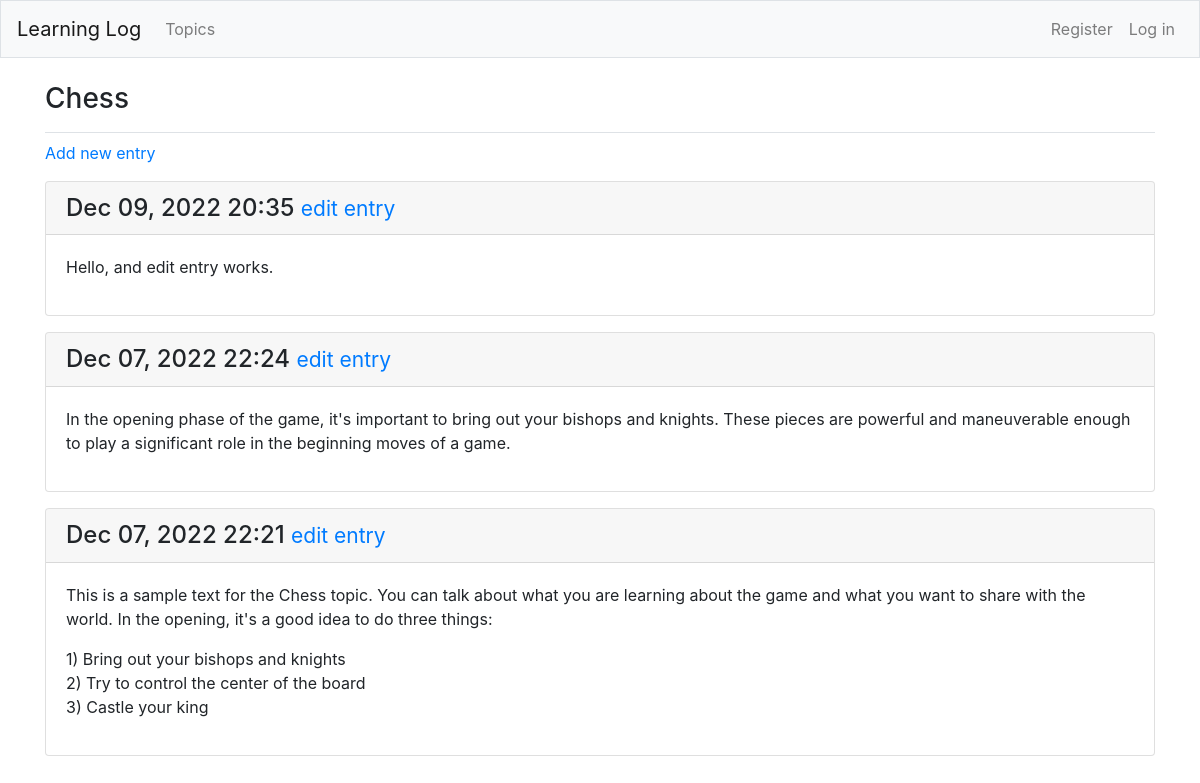
/topics/1/, run on the app's committed database.
### learning_logs/models.py (models this page shows, shortened)
class Topic(models.Model):
    text = models.CharField(max_length=200)
    date_added = models.DateTimeField(auto_now_add=True)
    owner = models.ForeignKey(User, on_delete=models.CASCADE)
    def __str__(self):
        return self.text

class Entry(models.Model):
    topic = models.ForeignKey(Topic, on_delete=models.CASCADE) #When a topic is deleted, all entries are too
    text = models.TextField()
    date_added = models.DateTimeField(auto_now_add=True)
    class Meta:
        verbose_name_plural = 'entries'

### learning_logs/views.py (the view)
# urls.py: path('topics/<int:topic_id>/', views.topic, name='topic'),
def topic(request, topic_id):
    topic = Topic.objects.get(id=topic_id)
    entries = topic.entry_set.order_by('-date_added')
    context = {'topic': topic, 'entries': entries}
    return render(request, 'learning_logs/topic.html', context)

### learning_logs/templates/learning_logs/topic.html
{% extends "learning_logs/base.html" %}
{% block page_header %}
  <h3>{{ topic }}</h3>
{% endblock page_header %}
{% block content %}
    <p>
        <a href="{% url 'learning_logs:new_entry' topic.id %}">Add new entry</a>
    </p>
    {% for entry in entries %}
        <div class="card mb-3">
            <h4 class="card-header">
                {{ entry.date_added|date:'M d, Y H:i' }}
                <small><a href="{% url 'learning_logs:edit_entry' entry.id %}">
                    edit entry</a></small>
            </h4>
            <div class="card-body">
                {{ entry.text|linebreaks }}
            </div>
        </div>
        {% empty %}
        <p>There are no entries for this topic yet.</p>
        {% endfor %}
{% endblock content %}

### learning_logs/templates/learning_logs/base.html (shortened to what this page needs)
<!doctype html>
<html lang="en">
<head>
    {% bootstrap_css %}
</head>
<body>
    <nav class="navbar navbar-expand-md navbar-light bg-light mb-4 border">
        <a href="{% url 'learning_logs:index' %}" class="navbar-brand">Learning Log</a>
        <div class="collapse navbar-collapse" id="navbarCollapse">
            <ul class="navbar-nav mr-auto">
                <li class="nav-item">
                    <a href="{% url 'learning_logs:topics' %}" class="nav-link">
                        Topics</a>
                </li>
            </ul>
            <ul class="navbar-nav ml-auto">
                {% if user.is_authenticated %}
                    <li class="nav-item">
                        <span class="navbar-text"> Hello, {{ user.username}}.</span>
                    </li>
                    <li class="nav-item">
                        <a href="{% url 'users:logout' %}" class="nav-link">Log out</a>
                    </li>
                {% else %}
                    <li class="nav-item">
                        <a href="{% url 'users:register' %}" class="nav-link">Register</a>
                    </li>
                    <li class="nav-item">
                        <a href="{% url 'users:login' %}" class="nav-link">Log in</a>
                    </li>
                {% endif %}
            </ul>
        </div>
    </nav>
    <main role="main" class="container">
        <div class="pb-2 mb-2 border-bottom">
            {% block page_header %}{% endblock page_header %}
        </div>
        <div>
            {% block content %}{% endblock content %}
        </div>
    </main>
</body>
</html>

### data on the page
Topic: text "Chess"
Entry: date_added "Dec 09, 2022 20:35", text "Hello, and edit entry works."
Entry: date_added "Dec 07, 2022 22:24", text "In the opening phase of the game, it's important to bring out your bishops and knights. These pieces are powerful and maneuverable enough to play a significant role in the beginning moves of a game."
Entry: date_added "Dec 07, 2022 22:21", text "This is a sample text for the Chess topic. You can talk about what you are learning about the game and what you want to share with the world. In the opening, it's a good idea to do three things: 1) Bring out your bishops and knights 2) Try to control the center of the board 3) Castle your king"
